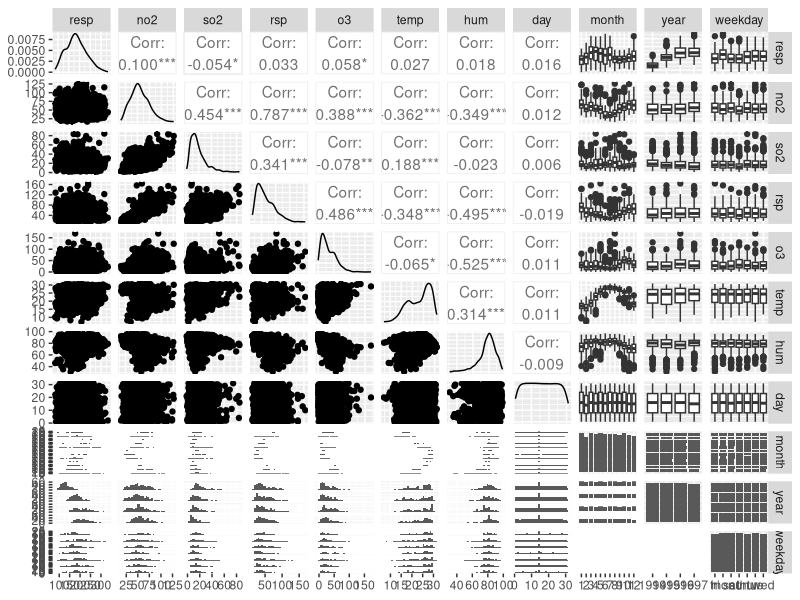
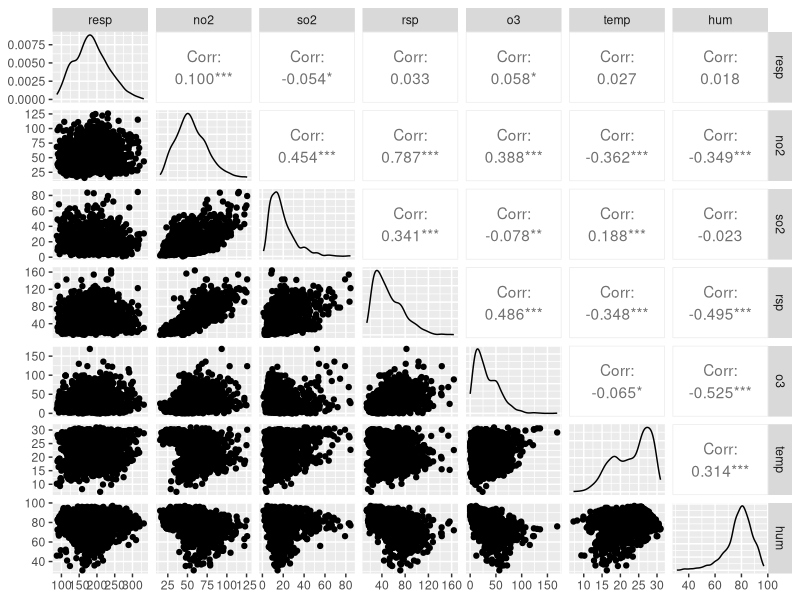
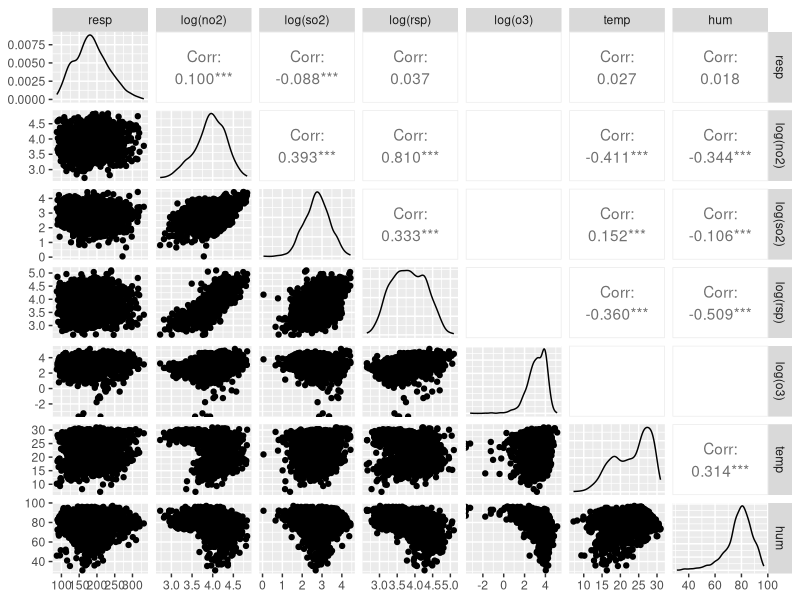
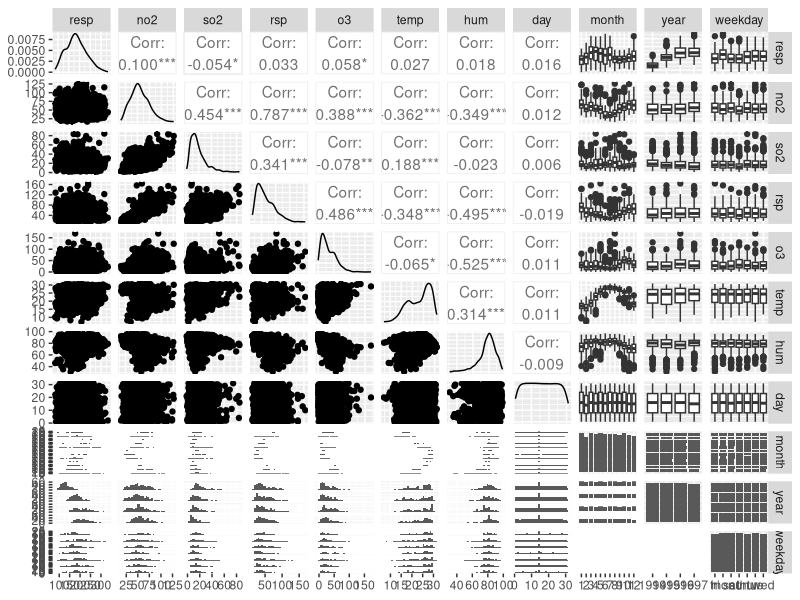
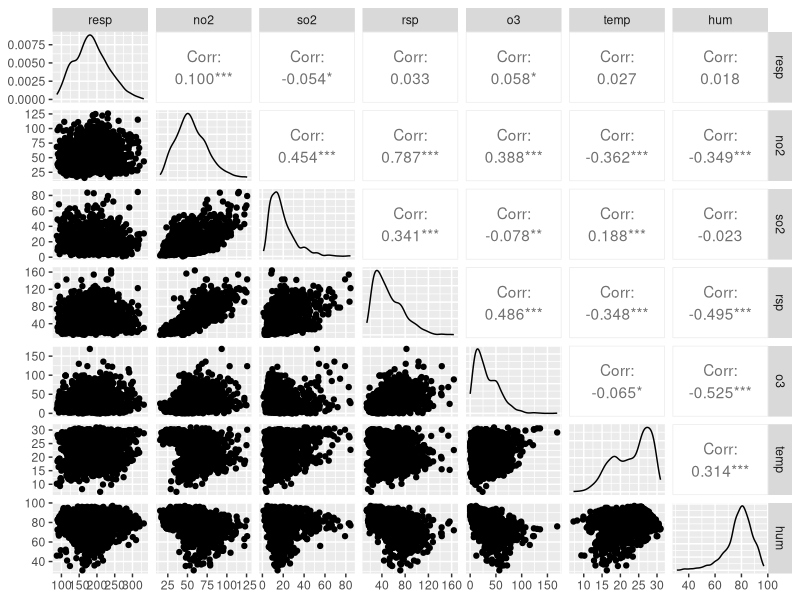

Recreate these plots in R, in order. (Note: a time limit stopped this script after it produced the figures.)
## ---- chunk 1
knitr::opts_chunk$set(echo = TRUE)
## ---- chunk 2
library(dplyr)
library(GGally)
library(corrplot)
## ---- chunk 3
polcsv <- read.csv("pollution.csv")

head(polcsv)

pol <- na.omit(polcsv)
dim(pol)

pol$month <- as.factor(pol$month)
pol$year <- as.factor(pol$year)
pol$weekday <- as.factor(pol$weekday)
str(pol)
## ---- chunk 4
#Some subsets for easier use

pol.quants <- pol[,!names(pol) %in% c("day", "month", "year", "date", "weekday")]

pol.quants.log <- pol.quants
pol.quants.log[c("no2", "so2", "rsp", "o3")] <- log(pol.quants.log[c("no2", "so2", "rsp", "o3")])
names(pol.quants.log)[2] <- "log(no2)"
names(pol.quants.log)[3] <- "log(so2)"
names(pol.quants.log)[4] <- "log(rsp)"
names(pol.quants.log)[5] <- "log(o3)"


pol.meteo <- pol[,c("temp", "hum")]
pol.pol <- pol[,c("no2", "so2", "rsp", "o3")]
## ---- chunk 5
ggpairs(pol[, !names(pol) %in% c("date")])
ggsave("figures/pairs/all.png", width=10, height=8)
## ---- chunk 6
ggpairs(pol.quants)
ggsave("figures/pairs/quant.png", width=10, height=7)

ggpairs(pol.quants.log)
ggsave("figures/pairs/quant_log.png", width=10, height=7)
## ---- chunk 7
ggpairs(pol[,!names(pol) %in% c("day", "year", "date", "weekday")], aes(color=month, alpha=0.4))
ggsave("figures/pairs/quant_month.png", width=9, height=6)
## ---- chunk 8
ggpairs(pol[,!names(pol) %in% c("day", "month", "date", "weekday")], aes(color=year, alpha=0.4))
ggsave("figures/pairs/quant_year.png", width=9, height=6)
## ---- chunk 9
ggpairs(pol[,!names(pol) %in% c("day", "month", "date", "year")], aes(color=weekday, alpha=0.4))
ggsave("figures/pairs/quant_weekday.png", width=9, height=6)
## ---- chunk 10
cor(pol.quants)
corrplot(cor(pol.quants))
